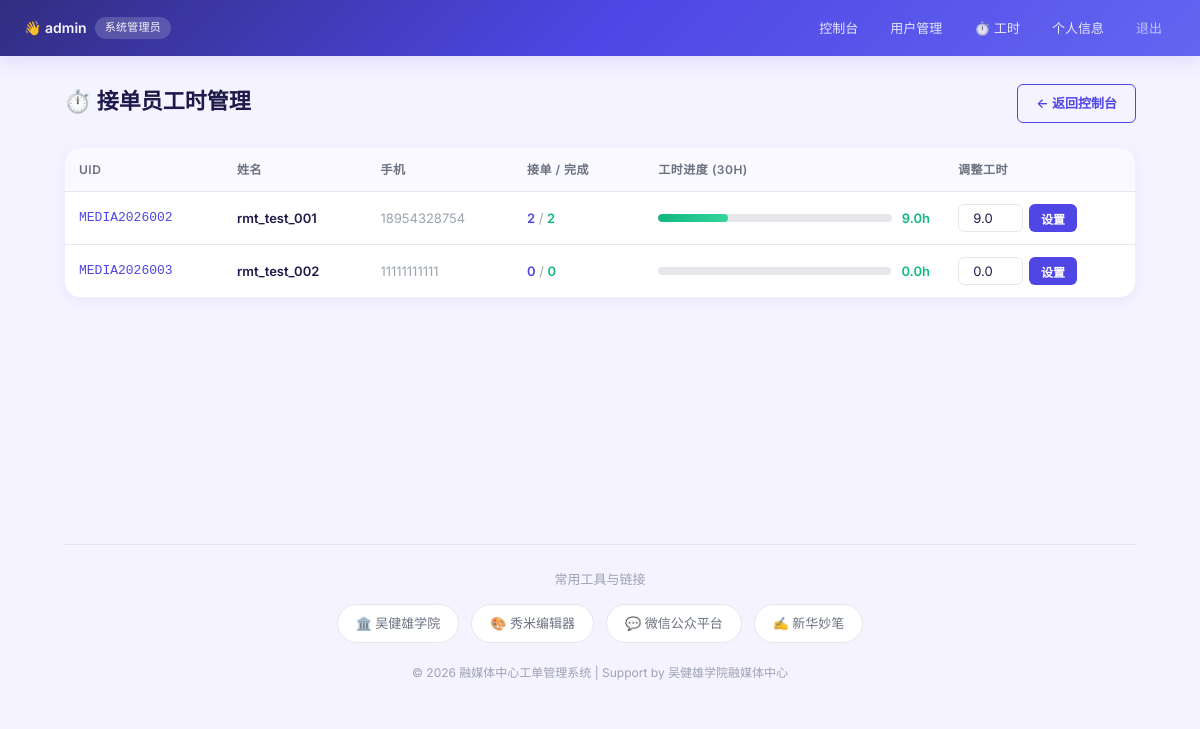
Page /manage_hours (signed in) on the committed database.
### tables this page shows
CREATE TABLE users (
    id INTEGER PRIMARY KEY AUTOINCREMENT,
    uid TEXT UNIQUE NOT NULL,      -- 1. 唯一识别码 (系统自动生成，如 MEDIA2026001)
    card_id TEXT UNIQUE NOT NULL,  -- 2. 一卡通号
    real_name TEXT NOT NULL,       -- 真实姓名
    phone TEXT UNIQUE NOT NULL,    -- 3. 手机号
    nickname TEXT UNIQUE,          -- 4. 昵称 (允许为空)
    password TEXT NOT NULL,    -- 存储哈希后的密码
    role TEXT NOT NULL CHECK(role IN ('applicant', 'acceptor', 'admin', 'dept_admin')),
    department_id INTEGER,     -- 部门管理员和普通用户均需关联部门
    is_approved INTEGER DEFAULT 0, qq_number TEXT, -- 0: 未审核, 1: 已审核
    FOREIGN KEY (department_id) REFERENCES departments (id) ON DELETE SET NULL
);

### app/routes/admin_routes.py (the view)
@admin_bp.route('/manage_hours')
def manage_volunteer_hours():
    if session.get('role') != 'admin': return redirect(url_for('login'))
    acceptors = AdminService.get_all_acceptor_hours()
    return render_template('manage_hours.html', acceptors=acceptors)

### app/db.py (called while the page is built)
def get_db():
    if 'db' not in g:
        g.db = sqlite3.connect(current_app.config['DATABASE'])
        g.db.row_factory = sqlite3.Row
        g.db.execute("PRAGMA foreign_keys = ON")
    return g.db

### app/services/admin_service.py (called while the page is built)
    @staticmethod
    def get_all_acceptor_hours():
        db = get_db()
        return db.execute('''
            SELECT u.id, u.uid, u.real_name, u.phone,
                   COALESCE(ah.total_hours, 0) as total_hours,
                   (SELECT COUNT(*) FROM assignments a WHERE a.acceptor_id = u.id) as task_count,
                   (SELECT COUNT(*) FROM assignments a
                    JOIN work_orders w ON a.work_order_id = w.id
                    WHERE a.acceptor_id = u.id AND w.status = 'completed') as completed_count
            FROM users u
            LEFT JOIN acceptor_hours ah ON u.id = ah.acceptor_id
            WHERE u.role = 'acceptor' AND u.is_approved = 1
            ORDER BY ah.total_hours DESC
        ''').fetchall()

### app/templates/manage_hours.html (shortened to what this page needs)
{% extends "layout.html" %}
{% block content %}
<div style="max-width: 1100px; margin: 0 auto;">
    <div style="display: flex; justify-content: space-between; align-items: center; margin-bottom: 24px;">
        <h2>⏱️ 接单员工时管理</h2>
        <a href="{{ url_for('admin_dashboard') }}" class="btn-outline" style="padding: 8px 18px;">← 返回控制台</a>
    </div>
    {% if acceptors %}
    <div class="card" style="padding: 0; overflow: hidden;">
        <table>
            <thead>
                <tr>
                    <th>UID</th>
                    <th>姓名</th>
                    <th>手机</th>
                    <th>接单 / 完成</th>
                    <th style="width: 28%;">工时进度 (30h)</th>
                    <th>调整工时</th>
                </tr>
            </thead>
            <tbody>
                {% for a in acceptors %}
                {% set pct = ((a.total_hours / 30) * 100) | round(1) %}
                {% if pct > 100 %}{% set pct = 100 %}{% endif %}
                {% if pct < 60 %}
                {% set bar_color = 'var(--accent-green)' %}
                {% set bar_bg = 'linear-gradient(90deg, #10b981, #34d399)' %}
                {% elif pct < 90 %}
                {% set bar_color = 'var(--accent-amber)' %}
                {% set bar_bg = 'linear-gradient(90deg, #f59e0b, #fbbf24)' %}
                {% else %}
                {% set bar_color = 'var(--accent-red)' %}
                {% set bar_bg = 'linear-gradient(90deg, #ef4444, #f87171)' %}
                {% endif %}
                <tr>
                    <td class="font-mono text-primary">{{ a.uid }}</td>
                    <td style="font-weight: 600;">{{ a.real_name }}</td>
                    <td class="text-muted">{{ a.phone }}</td>
                    <td>
                        <span class="text-primary font-semibold">{{ a.task_count }}</span>
                        <span class="text-muted">/</span>
                        <span class="text-green font-semibold">{{ a.completed_count }}</span>
                    </td>
                    <td>
                        <div style="display: flex; align-items: center; gap: 10px;">
                            <div style="flex: 1;" class="progress-track">
                                <div class="progress-fill" style="width: {{ pct }}%; background: {{ bar_bg }};"></div>
                            </div>
                            <span style="font-size: 13px; font-weight: 600; color: {{ bar_color }}; white-space: nowrap;">
                                {{ a.total_hours }}h
                            </span>
                        </div>
                    </td>
                    <td>
                        <form method="post" action="{{ url_for('set_volunteer_hours') }}" style="display: flex; align-items: center; gap: 6px;">
                            <input type="number" name="hours" value="{{ a.total_hours }}" min="0" max="30" step="0.5"
                                style="width: 65px; padding: 4px 6px; font-size: 13px; height: 28px; text-align: center;">
                            <button type="submit" style="padding: 4px 12px; font-size: 12px; height: 28px;">设置</button>
                        </form>
                    </td>
                </tr>
                {% endfor %}
            </tbody>
        </table>
    </div>
    {% else %}
    <div class="card" style="text-align: center; color: var(--text-muted); padding: 40px;">
        暂无已审核的接单员。
    </div>
    {% endif %}
</div>
{% endblock %}

### app/templates/layout.html (style rules this page uses)
:root { --primary: #4f46e5; --primary-light: #6366f1; --primary-dark: #4338ca; --primary-bg: rgba(79, 70, 229, 0.06); --accent-green: #10b981; --accent-green-bg: rgba(16, 185, 129, 0.08); --accent-amber: #f59e0b; --accent-amber-bg: rgba(245, 158, 11, 0.08); --accent-red: #ef4444; --accent-red-bg: rgba(239, 68, 68, 0.06); --accent-sky: #0ea5e9; --accent-sky-bg: rgba(14, 165, 233, 0.06); --text-primary: #1e1b4b; --text-secondary: #6b7280; --text-muted: #9ca3af; --bg-body: #f5f3ff; --bg-card: #ffffff; --bg-section: #faf9ff; --border-light: #e5e7eb; --border-subtle: #f0eeff; --shadow-sm: 0 1px 2px rgba(0,0,0,0.04); --shadow-md: 0 4px 12px rgba(79,70,229,0.06); --shadow-lg: 0 8px 30px rgba(79,70,229,0.08); --radius-sm: 6px; --radius-md: 10px; --radius-lg: 16px; --radius-full: 9999px; --transition: all 0.2s cubic-bezier(0.4, 0, 0.2, 1); }
* { box-sizing: border-box; }
body { font-family: 'Inter', -apple-system, BlinkMacSystemFont, 'Segoe UI', sans-serif; margin: 0; background: var(--bg-body); color: var(--text-primary); line-height: 1.6; -webkit-font-smoothing: antialiased; }
h2 { color: var(--text-primary); font-size: 22px; font-weight: 700; margin: 0 0 4px; border: none; padding: 0; }
.card { background: var(--bg-card); border-radius: var(--radius-lg); padding: 24px; box-shadow: var(--shadow-md); border: 1px solid var(--border-subtle); margin-bottom: 24px; }
table { width: 100%; border-collapse: separate; border-spacing: 0; margin-top: 0; box-shadow: none; font-size: 13px; }
th, td { padding: 12px 14px; text-align: left; border: none; border-bottom: 1px solid var(--border-light); }
th { background: var(--bg-section); font-weight: 600; color: var(--text-secondary); font-size: 12px; text-transform: uppercase; letter-spacing: 0.5px; }
thead tr:first-child th:first-child { border-radius: var(--radius-md) 0 0 0; }
thead tr:first-child th:last-child { border-radius: 0 var(--radius-md) 0 0; }
tbody tr { transition: var(--transition); }
tbody tr:last-child td { border-bottom: none; }
input[type="text"], input[type="password"], input[type="date"], input[type="number"], select, textarea { width: 100%; padding: 10px 14px; border: 1.5px solid var(--border-light); border-radius: var(--radius-sm); box-sizing: border-box; font-size: 14px; font-family: inherit; color: var(--text-primary); background: var(--bg-card); transition: var(--transition); }
button, .btn-primary, .btn-danger { display: inline-flex; align-items: center; justify-content: center; gap: 6px; font-family: inherit; font-weight: 600; border: none; border-radius: var(--radius-sm); cursor: pointer; transition: var(--transition); text-decoration: none; white-space: nowrap; }
button { background: var(--primary); color: white; padding: 10px 22px; font-size: 14px; }
.btn-outline { background: transparent; color: var(--primary); padding: 6px 16px; font-size: 13px; border: 1.5px solid var(--primary); border-radius: var(--radius-sm); font-weight: 600; cursor: pointer; transition: var(--transition); text-decoration: none; display: inline-flex; align-items: center; gap: 5px; }
.progress-track { background: var(--border-light); border-radius: var(--radius-full); height: 8px; overflow: hidden; }
.progress-fill { height: 100%; border-radius: var(--radius-full); transition: width 0.6s cubic-bezier(0.4, 0, 0.2, 1); }
th.sortable { cursor: pointer; user-select: none; position: relative; padding-right: 25px; }
.text-muted { color: var(--text-muted); }
.text-primary { color: var(--primary); }
.text-green { color: var(--accent-green); }
.font-mono { font-family: 'SF Mono', 'Fira Code', monospace; }
.font-semibold { font-weight: 600; }

### rows in the picture
users: uid "MEDIA2026002", real_name "rmt_test_001", phone "18954328754", task_count "2", completed_count "2", {{ pct }} 30.0 (drawn), total_hours "9.0", hours "9.0"
users: uid "MEDIA2026003", real_name "rmt_test_002", phone "11111111111", task_count "0", completed_count "0", total_hours "0.0", hours "0.0"

### other values in the picture
{{ session.username }} "admin"
